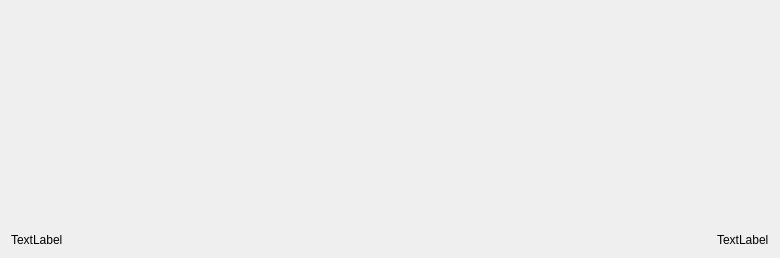
<?xml version="1.0" encoding="UTF-8"?>
<ui version="4.0">
 <class>CCountryCity</class>
 <widget class="QWidget" name="CCountryCity">
  <property name="geometry">
   <rect>
    <x>0</x>
    <y>0</y>
    <width>780</width>
    <height>258</height>
   </rect>
  </property>
  <property name="windowTitle">
   <string>Form</string>
  </property>
  <layout class="QGridLayout" name="gridLayout">
   <item row="0" column="0">
    <layout class="QHBoxLayout" name="hLayoutSearchToItem">
     <property name="sizeConstraint">
      <enum>QLayout::SetDefaultConstraint</enum>
     </property>
     <property name="margin">
      <number>0</number>
     </property>
    </layout>
   </item>
   <item row="2" column="0">
    <layout class="QHBoxLayout" name="hLayoutInformation">
     <item alignment="Qt::AlignLeft|Qt::AlignBottom">
      <widget class="QLabel" name="labelCurrentUser">
       <property name="font">
        <font>
         <family>Arial</family>
        </font>
       </property>
       <property name="frameShape">
        <enum>QFrame::NoFrame</enum>
       </property>
       <property name="text">
        <string>TextLabel</string>
       </property>
      </widget>
     </item>
     <item alignment="Qt::AlignRight|Qt::AlignBottom">
      <widget class="QLabel" name="labelViewState">
       <property name="maximumSize">
        <size>
         <width>16777215</width>
         <height>15</height>
        </size>
       </property>
       <property name="font">
        <font>
         <family>Arial</family>
        </font>
       </property>
       <property name="frameShape">
        <enum>QFrame::NoFrame</enum>
       </property>
       <property name="text">
        <string>TextLabel</string>
       </property>
      </widget>
     </item>
    </layout>
   </item>
   <item row="1" column="0">
    <layout class="QHBoxLayout" name="hLayoutTreeView"/>
   </item>
  </layout>
 </widget>
 <resources/>
 <connections/>
</ui>
